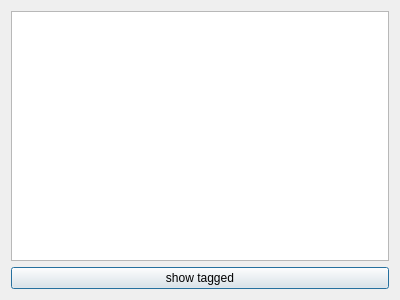
<?xml version="1.0" encoding="UTF-8"?>
<ui version="4.0">
 <class>Dialog</class>
 <widget class="QDialog" name="Dialog">
  <property name="geometry">
   <rect>
    <x>0</x>
    <y>0</y>
    <width>400</width>
    <height>300</height>
   </rect>
  </property>
  <property name="windowTitle">
   <string>Dialog</string>
  </property>
  <layout class="QVBoxLayout" name="verticalLayout">
   <item>
    <widget class="QPlainTextEdit" name="plainTextEdit"/>
   </item>
   <item>
    <widget class="QPushButton" name="pushButton">
     <property name="text">
      <string>show tagged</string>
     </property>
    </widget>
   </item>
  </layout>
 </widget>
 <resources/>
 <connections/>
</ui>
